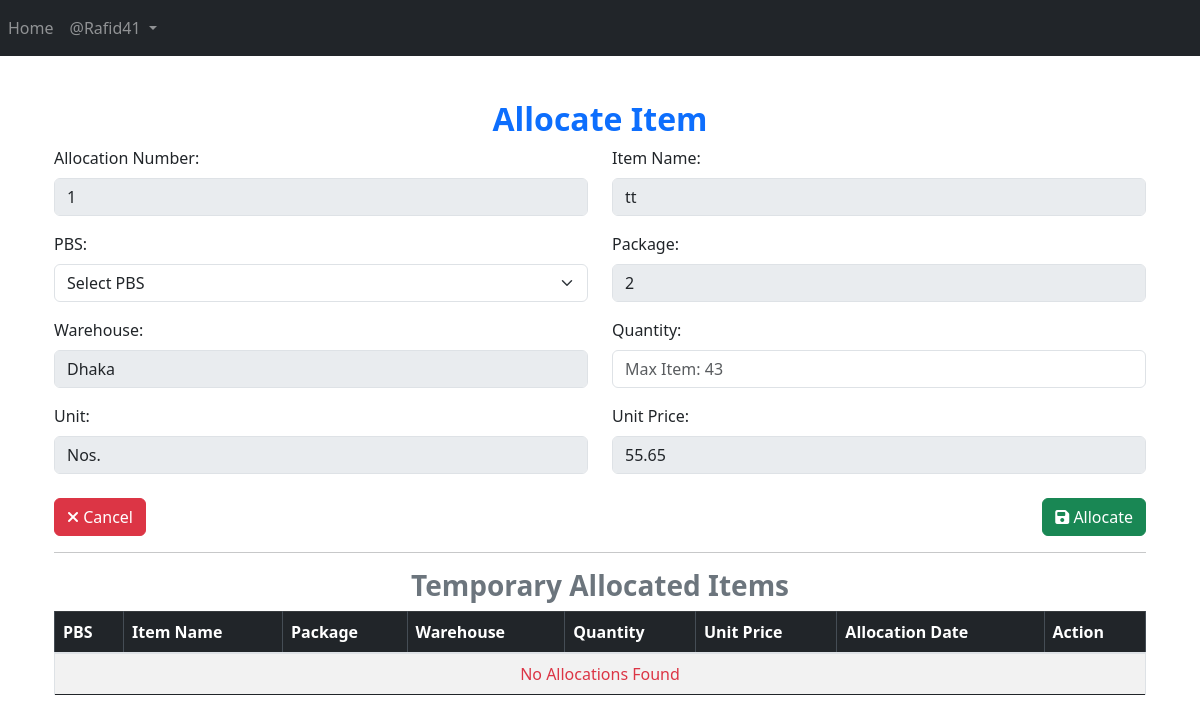
Before: /allocation/allocate_item/1/20/ (signed in) with the older database file.
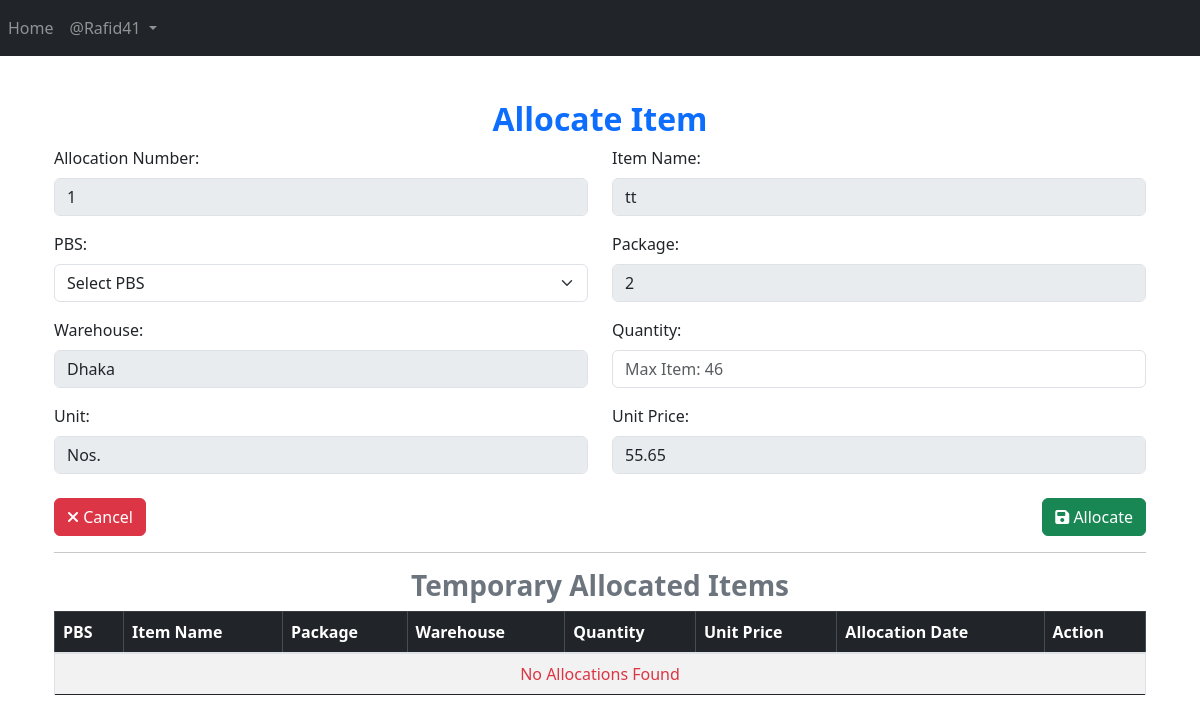
After: the same page with the newer database file.
### App_Entry/models.py (models this page shows, shortened)
class Item(models.Model):
    WAREHOUSE_CHOICES = [
        ("Dhaka", "Dhaka"),
        ("Khulna", "Khulna"),
        ("Chittagong", "Chittagong"),
    ]
    UNIT_CHOICES = [
        ("Nos.", "Nos."),
        ("Mtr.", "Mtr."),
        ("Km.", "Km."),
        ("Set.", "Set."),
        ("Pair.", "Pair."),
    ]
    name = models.CharField(max_length=255)
    description = models.TextField(blank=True, null=True)
    warehouse = models.CharField(
        max_length=50, choices=WAREHOUSE_CHOICES, default="Dhaka"
    )
    unit_of_item = models.CharField(
        max_length=10, choices=UNIT_CHOICES, default="Nos."
    )  # Updated field
    unit_price = models.DecimalField(max_digits=15, decimal_places=2, default=0.00)
    quantity_of_item = models.BigIntegerField(default=0)
    package = models.ForeignKey(
        Package,
        on_delete=models.SET_NULL,
        related_name="package_of_item",
        null=True,
    )
    created_at = models.DateTimeField(default=now)

class Package(models.Model):
    packageId = models.BigIntegerField(unique=True)

### App_Allocation/views/Allocation_view.py (the view)
# urls.py: path('allocate_item/<int:allocation_id>/<int:item_id>/', views.allocate_item, name="allocate_item"),
@login_required
def allocate_item(request, allocation_id, item_id):
    item = get_object_or_404(Item, id=item_id)
    allocation_no_obj = get_object_or_404(Allocation_Number, id=allocation_id)
    pbss = PBS.objects.all()
    if request.method == "POST":
        form = TemporaryAllocationForm(request.POST)
        pbs_id = request.POST.get("pbs")
        quantity = request.POST.get("quantity")
        try:
            quantity = int(quantity)
        except (TypeError, ValueError):
            messages.error(request, "Invalid quantity entered.")
            return redirect("App_Allocation:allocate_item", allocation_no=allocation_id, item_id=item.id)
        existing_allocations = Temporary_Allocation.objects.filter(
            allocation_no=allocation_no_obj, item_primary_key=item.id
        )
        total_allocated = sum(existing.quantity for existing in existing_allocations)
        if total_allocated + quantity > item.quantity_of_item:
            messages.error(request, "Total allocated quantity exceeds available stock!")
        elif quantity == 0:
            messages.error(request, "Quantity cannot be zero.")
        elif not pbs_id:
            messages.error(request, "Please select a valid PBS before submitting.")
        else:
            allocation = form.save(commit=False)
            allocation.item = item
            allocation.item_primary_key = item.id
            allocation.package = item.package
            allocation.warehouse = item.warehouse
            allocation.price = item.unit_price
            allocation.pbs = get_object_or_404(PBS, id=pbs_id)
            allocation.allocation_no = allocation_no_obj
            if item.quantity_of_item >= quantity:
                allocation.save()
                item.quantity_of_item -= quantity
                item.save()
                messages.success(request, "Item allocated successfully!")
            else:
                messages.error(request, "Not enough stock available for allocation.")
            return redirect("App_Allocation:Search_and_Select", allocation_id=allocation_id)
    else:
        form = TemporaryAllocationForm()
    allocations = Temporary_Allocation.objects.filter(allocation_no=allocation_no_obj).order_by("-created_at")
    return render(
        request,
        "App_Allocation/allocate_item.html",
        {
            "form": form,
            "item": item,
            "allocation_no_obj": allocation_no_obj,
            "pbss": pbss,
            "allocations": allocations,
        },
    )

### App_Allocation/forms.py
class TemporaryAllocationForm(forms.ModelForm):
    class Meta:
        model = Temporary_Allocation
        fields = ['allocation_no', 'quantity']

### templates/App_Allocation/allocate_item.html (shortened to what the changed rows need)
{% extends 'base.html' %}
{% load crispy_forms_tags %}
{% load static %}
{% block body_block %}
<div class="container mt-4">
    <h2 class="text-primary text-center"><b>Allocate Item</b></h2>
    <form method="POST">
        <div class="row">
            <div class="col-md-6">
                <label>Item Name:</label>
                <input type="text" class="form-control" value="{{ item.name }}" readonly>
            </div>
        </div>
        <div class="row mt-3">
            <div class="col-md-6">
                <label>Package:</label>
                <input type="text" class="form-control" value="{{ item.package.packageId }}" readonly>
            </div>
        </div>
        <div class="row mt-3">
            <div class="col-md-6">
                <label>Warehouse:</label>
                <input type="text" class="form-control" value="{{ item.warehouse }}" readonly>
            </div>
            <div class="col-md-6">
                <label>Quantity:</label>
                <input type="number" name="quantity" class="form-control" placeholder="Max Item: {{ item.quantity_of_item }}" required>
            </div>
        </div>
        <div class="row mt-3">
            <div class="col-md-6">
                <label>Unit:</label>
                <input type="text" class="form-control" value="{{ item.unit_of_item }}" readonly>
            </div>
            <div class="col-md-6">
                <label>Unit Price:</label>
                <input type="text" class="form-control" value="{{ item.unit_price }}" readonly>
            </div>
        </div>
    </form>
    <div class="table-responsive" style="max-height: 400px; overflow-y: auto;">
        <table class="table table-bordered table-striped">
            <thead class="table-dark">
                <tr>
                    <th>PBS</th>
                    <th>Item Name</th>
                    <th>Package</th>
                    <th>Warehouse</th>
                    <th>Quantity</th>
                    <th>Unit Price</th>
                    <th>Allocation Date</th>
                    <th>Action</th>
                </tr>
            </thead>
        </table>
    </div>
</div>
{% endblock %}

Changed rows visible on the page:
changed Item "tt": quantity "Max Item: 43" → "Max Item: 46"
